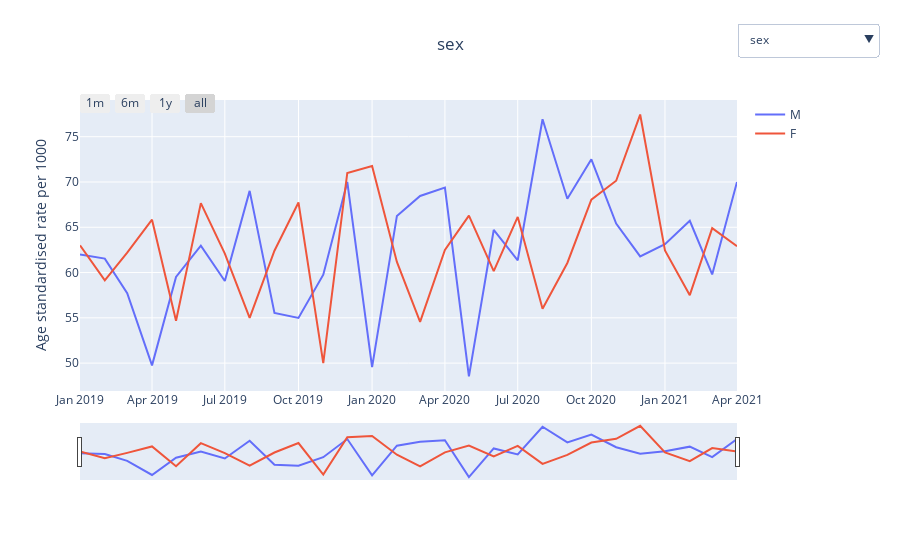

Notebook cell for this chart:
### Markdown cell above
<a id="systolic_bp"></a>
### Blood Pressure Monitoring

The codes used in for this measure are available in <a href="https://codelists.opensafely.org/codelist/user/richard-croker/systolic-blood-pressure-qof/3572b5fb/">this codelist</a>.

#### What it is
Rate of systolic blood presure monitoring per 1000 members of the population.

#### Why it matters
* The measurement of blood pressure and identification and management of hypertension is important for both primary and secondary prevention of cardiovascular disease, such as stroke, myocardial infarction and kidney disease. 
* If patients cannot have their blood pressure measurements acted on by primary care, they may not benefit from averting associated complications. 
* Active management and prevention of these complications is generally provided by Primary Care; as a measure it would therefore be considered an important marker of access to and provision of care.

#### Caveats
None

### Code cell
plot_demographics(data_dict['systolic_bp'],demographics, interactive=True)
